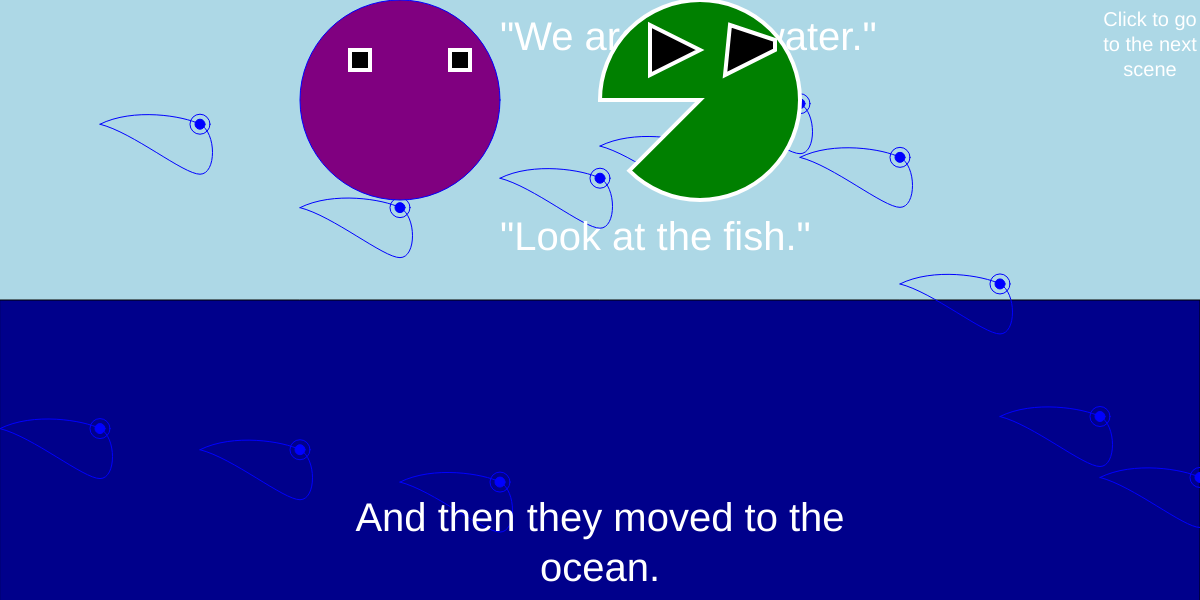
Frame 1 (no input)
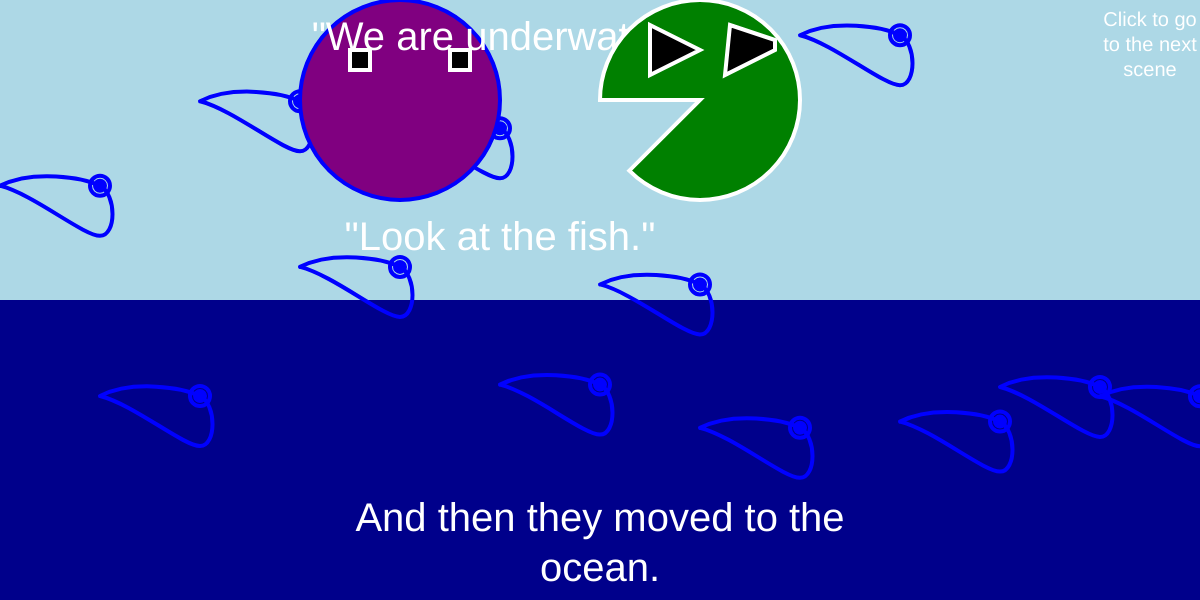
Frame 60 (no input)
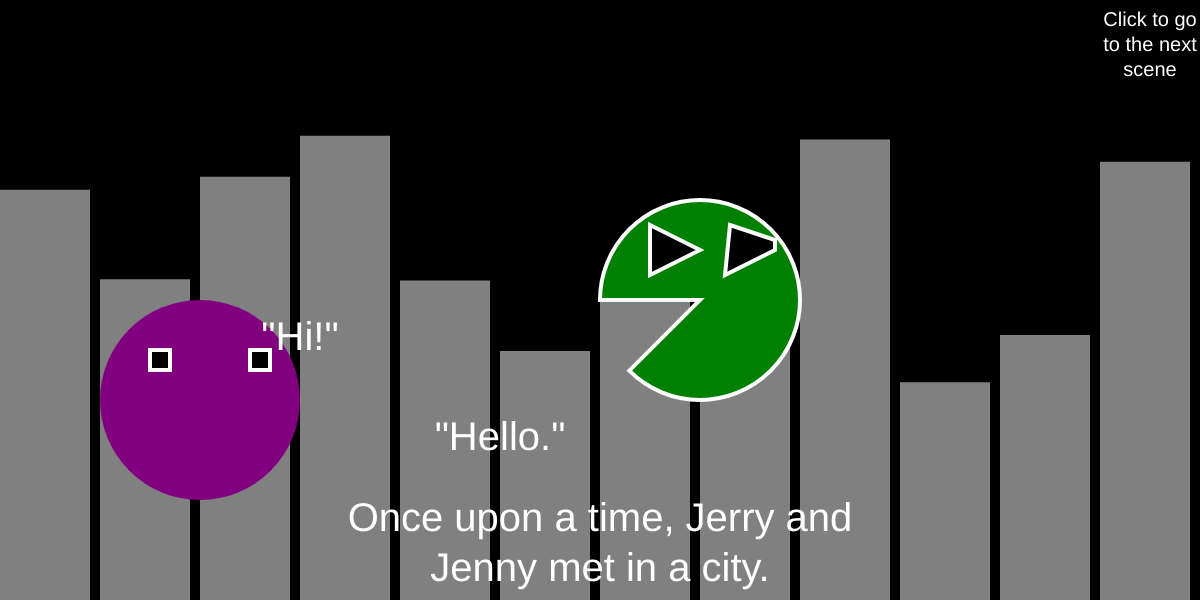
Frame 120 (the mouse pressed at the canvas centre since frame 60)

The p5.js sketch that drew these frames (run headless with seeded random() and noise() and a simulated clock; from frame 60 on, the mouse is pressed at the canvas centre):

// p5.js sketch
// ── sketch.js
/*
	plot sketch
	9.23.2019
*/

/*
	three scenes: 
	city, forest, ocean
*/
var scene = "ocean";

function setup() {
	createCanvas(windowWidth, 600);
	//	scene = random(["city", "forest", "ocean"]);}
}

function mousePressed() {
	if (scene == "city") {
		scene = "forest";
	} else if (scene == "forest") {
		scene = "ocean";
	} else if (scene == "ocean") {
		scene = "city";
	}
}

function draw() {
	// set the setting
	if (scene == "city") {
		city();
		jenny(200, 400, 200, 'purple', '"Hi!"');
		jerry(700, 300, 200, 'green', '"Hello."');
		narration("Once upon a time, Jerry and Jenny met in a city.");
	} else if (scene == "forest") {
		forest();
		jenny(100, 200, 200, 'purple', '"How are you?!"');
		jerry(400, 200, 200, 'green', '"I am good."');
		narration("Then they moved to the forest.");
	} else if (scene == "ocean") {
		ocean();
		jenny(400, 100, 200, 'purple', '"We are underwater."');
		jerry(700, 100, 200, 'green', '"Look at the fish."');
		narration("And then they moved to the ocean.");
	}

	/* instructions */
	textSize(20);
	text("Click to go to the next scene", width - 100, 10, 100, 100);
}

function narration(story) {
	textAlign(CENTER);
	text(story, width / 4, height - 100, width / 2, 200);
}

function jenny(x, y, size, col, greeting) {

	var eyeSize = size / 10;
	var eyeOffset = size / 4;

	fill(col);
	ellipse(x, y, size); // face
	fill('black');
	stroke('white');
	strokeWeight(4);
	rect(x - eyeOffset, y - eyeOffset, eyeSize, eyeSize); // left eye
	rect(x + eyeOffset, y - eyeOffset, eyeSize, eyeSize); // right eye

	textSize(40);
	fill('white');
	noStroke();
	text(greeting, x + 100, y - 50);
}

function jerry(x, y, size, col, greeting) {
	fill(col);
	stroke('white');
	// face
	arc(x, y, size, size, PI, HALF_PI + QUARTER_PI, PIE);
	// left eye
	fill('black');
	triangle(
		x - 50, y - 75,
		x, y - 50,
		x - 50, y - 25
	);

	// right eye
	quad(
		x + 30, y - 75,
		x + 25, y - 25,
		x + 75, y - 50,
		x + 75, y - 60,
	);

	fill('white');
	noStroke();
	text(greeting, x - 200, y + 150);
}

function city() {
	background('black');
	fill('gray');
	for (let x = 0; x < width; x += 100) {
		rect(x, 100 + random(300), 90, height - 100);
	}
}

function forest() {
	background("lightgreen");

	fill('green');
	noStroke();

	for (let x = 0; x < width; x += 50) {
		triangle(
			x, 100 + random(200),
			x + 50, 600,
			x - 50, 600
		);
	}
	fill('gold');
	circle(width - 100, 100, 100);
}

function ocean() {
	background("lightblue");
	fill('darkblue');
	rect(0, height/2, width, height);

	stroke('blue');
	for (let x = 0; x < width; x += 100) {
		let y = random(height);
		noFill();
		beginShape();
		curveVertex(x - 100, y + 100);
		curveVertex(x, y);
		curveVertex(x + 100, y);
		curveVertex(x + 100, y + 50);
		curveVertex(x, y);
		curveVertex(x - 100, y);
		endShape();

		ellipse(x + 100, y, 20);
		fill('blue');
		ellipse(x + 100, y, 10);
	}
}
